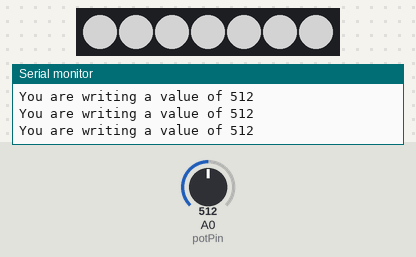
Bench run of a sketch on a simulated Arduino Uno, built with avr-gcc and run on an emulated ATmega328P. Parts: 7 RGB LEDs in strip order, left to right, the last lines printed to the serial monitor. Inputs (shaded band) come from the test bench; at power-on: A0 (potPin) = 512. Dim RGB values are drawn brighter than linear.

Above: at 1.2 s.
1.3 s: A0 (potPin) set to 0
At 2.5 s:
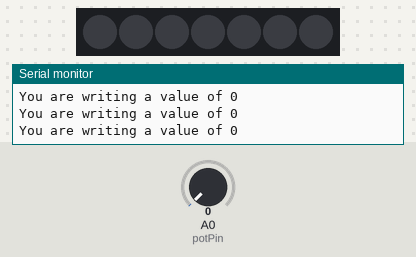
2.8 s: A0 (potPin) set to 122
At 3.7 s:
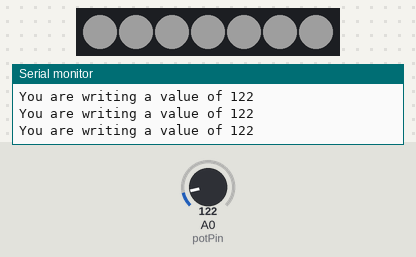
4.3 s: A0 (potPin) set to 1023
At 4.7 s:
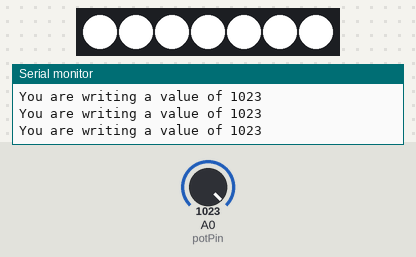
5.8 s: A0 (potPin) set to 900
At 6.2 s:
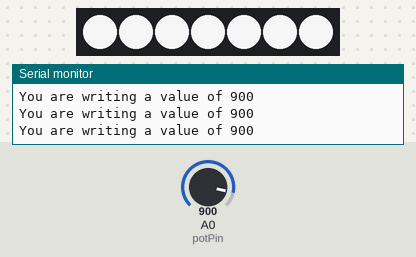
Timing chart, 0 to 8.3 s (numbered marks = the images above; inputs shaded):
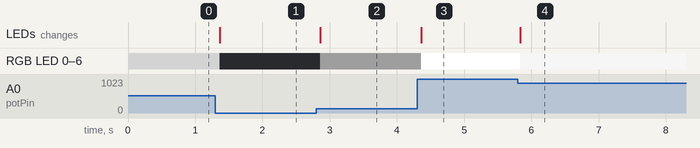

Measured:
- after the input at 1.3 s, RGB LED 0–6: RGB(127, 127, 127) → off after 0.06 s; the LEDs: change after 0.06 s (image 1)
- after the input at 2.8 s, RGB LED 0–6: off → RGB(30, 30, 30) after 0.06 s; the LEDs: change after 0.06 s (image 2)
- after the input at 4.3 s, RGB LED 0–6: RGB(30, 30, 30) → RGB(255, 255, 255) after 0.06 s; the LEDs: change after 0.06 s (image 3)
- after the input at 5.8 s, RGB LED 0–6: RGB(255, 255, 255) → RGB(224, 224, 224) at once

The sketch:

POT_LEDs.ino
```cpp
#include "FastLED.h"

// How many leds in your strip?
#define NUM_LEDS 7
#define DATA_PIN 2
CRGB leds[NUM_LEDS];          // Defines the array of leds

int potPin= A0;  //Declare potPin to be analog pin A0
int readValue;  // Use this variable to read Potentiometer
int writeValue; // Use this variable for writing to LED

void setup() {
  FastLED.addLeds<NEOPIXEL, DATA_PIN>(leds, NUM_LEDS);
  pinMode(potPin, INPUT);  //set potPin to be an input
  Serial.begin(9600);      // turn on Serial Port
}

void loop() {

 readValue = analogRead(potPin);  //Read the voltage on the Potentiometer
 writeValue = (255./1023.) * readValue; //Calculate Write Value for LEDs
 Serial.print("You are writing a value of ");  //for debugging print your values
 Serial.println(readValue);
        leds[0] = CRGB(writeValue, writeValue, writeValue);
        leds[1] = CRGB(writeValue, writeValue, writeValue);
        leds[2] = CRGB(writeValue, writeValue, writeValue);
        leds[3] = CRGB(writeValue, writeValue, writeValue);
        leds[4] = CRGB(writeValue, writeValue, writeValue);
        leds[5] = CRGB(writeValue, writeValue, writeValue);
        leds[6] = CRGB(writeValue, writeValue, writeValue);
        FastLED.show();

}
```
